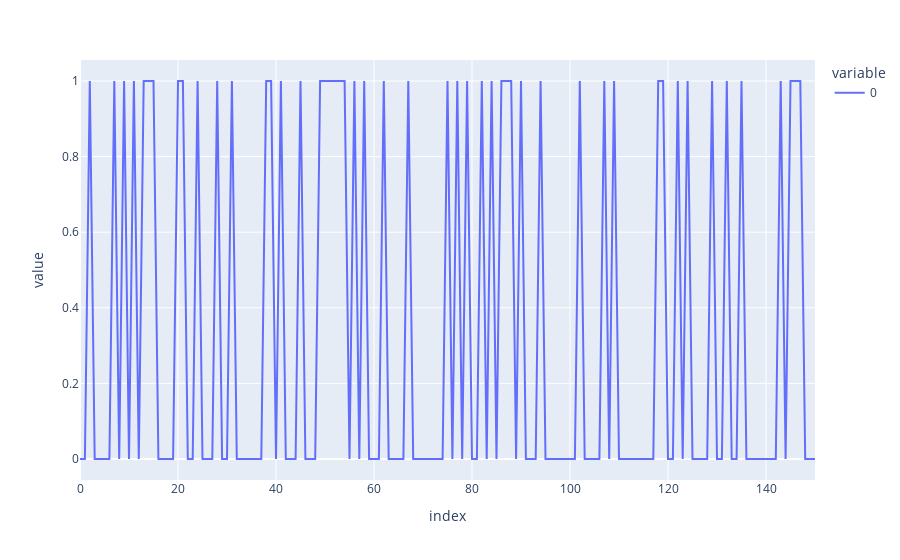

Source (notebook cell):
### Code cell
file = 'random_example.txt'

text_open = open(f'{datadir}{file}').readlines()

text_str = ''

for line in text_open:
    line = re.sub('\n', ' ', line)
    text_str = text_str + line

body_list = text_str.split(' ')

# body_filter_list = word_filter(body_list)

body_score = page_score(body_list)

px.line(body_score['page_score_density']).show()



text_sentence_list = text_str.split(". ")

### Figure 1 — Plotly figure (JSON) as saved in the notebook; plotly's stock layout.template omitted (floating-point values rounded to 4 significant figures; data arrays with more than 128 entries replaced by an {"elided": "..."} marker saying what was removed)
{"data": [{"hovertemplate": "variable=0<br>index=%{x}<br>value=%{y}<extra></extra>", "legendgroup": "0", "line": {"color": "#636efa", "dash": "solid"}, "marker": {"symbol": "circle"}, "mode": "lines", "name": "0", "orientation": "v", "showlegend": true, "type": "scatter", "x": {"elided": "151 int values"}, "xaxis": "x", "y": {"elided": "151 int values"}, "yaxis": "y"}], "layout": {"legend": {"title": {"text": "variable"}, "tracegroupgap": 0}, "margin": {"t": 60}, "xaxis": {"anchor": "y", "domain": [0, 1], "title": {"text": "index"}}, "yaxis": {"anchor": "x", "domain": [0, 1], "title": {"text": "value"}}}}
